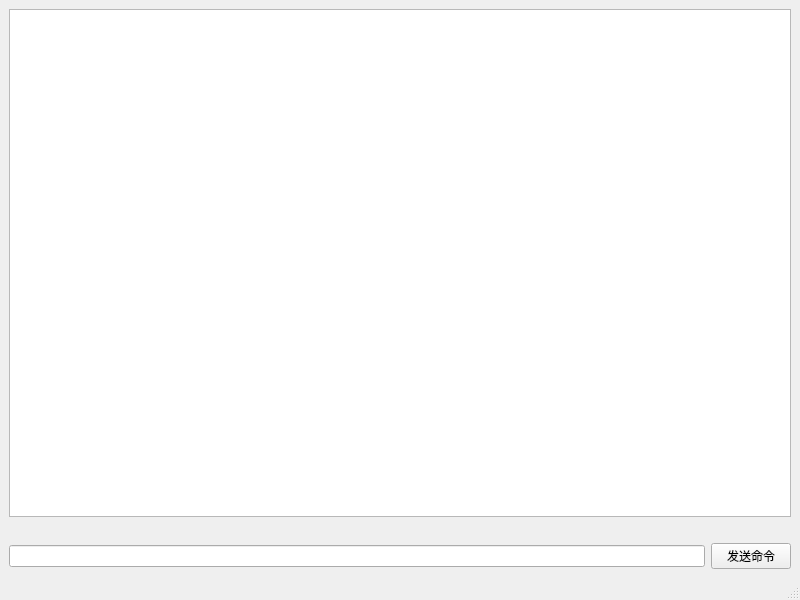
<?xml version="1.0" encoding="UTF-8"?>
<ui version="4.0">
 <class>MainWindow</class>
 <widget class="QMainWindow" name="MainWindow">
  <property name="geometry">
   <rect>
    <x>0</x>
    <y>0</y>
    <width>800</width>
    <height>600</height>
   </rect>
  </property>
  <property name="windowTitle">
   <string>MainWindow</string>
  </property>
  <widget class="QWidget" name="centralwidget">
   <layout class="QVBoxLayout" name="verticalLayout">
    <item>
     <widget class="QTextEdit" name="textEdit"/>
    </item>
    <item>
     <widget class="QLabel" name="label">
      <property name="text">
       <string/>
      </property>
     </widget>
    </item>
    <item>
     <layout class="QHBoxLayout" name="horizontalLayout">
      <item>
       <widget class="QLineEdit" name="lineEdit"/>
      </item>
      <item>
       <widget class="QPushButton" name="pushButton">
        <property name="text">
         <string>发送命令</string>
        </property>
       </widget>
      </item>
     </layout>
    </item>
   </layout>
  </widget>
  <widget class="QMenuBar" name="menubar">
   <property name="geometry">
    <rect>
     <x>0</x>
     <y>0</y>
     <width>800</width>
     <height>23</height>
    </rect>
   </property>
  </widget>
  <widget class="QStatusBar" name="statusbar"/>
 </widget>
 <resources/>
 <connections/>
</ui>
